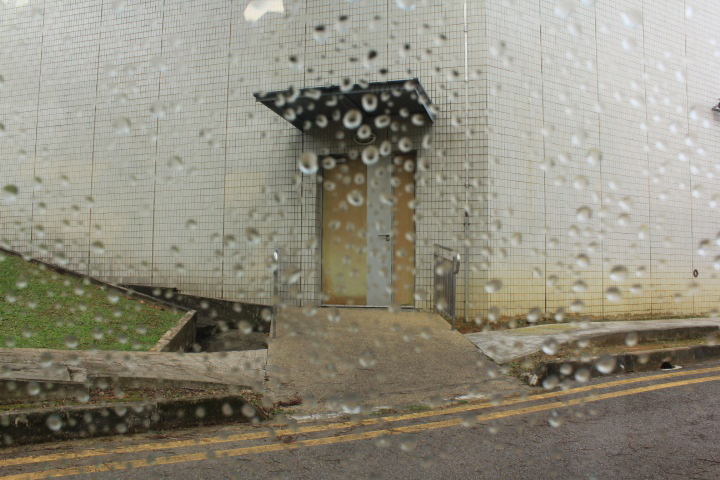
#> input picture tools/test_12.png, 720 x 480 px
$ python dashcam_enhancer_optimized.py .
#> lines starting #> are read from the running program, lines starting #| are printed output that depends on the picture; after the words box and inside, x2 and y2 are one past the last pixel; in counts of white or black regions, pixels touching at a corner belong together
"""
UPDATED: Dashcam Video Enhancement System with Optimized Retinex Parameters
Now loads parameters from optimized_retinex.yaml (trained on your data!)

Usage:
    python dashcam_enhancer.py input.jpg enhanced_output/
"""

import os
import sys
import cv2
import numpy as np
import yaml
import time
from pathlib import Path

# Import metrics
try:
    from skimage.metrics import structural_similarity as ssim
    from skimage.metrics import peak_signal_noise_ratio as psnr
    print("✓ Advanced metrics available")
except ImportError:
    print("⚠ Advanced metrics not available - using basic metrics only")
    ssim = None
    psnr = None


class OptimizedDashcamEnhancer:
    """
    Dashcam enhancer with TRAINED parameters from optimized_retinex.yaml
    """

    def __init__(self, config_path='optimized_retinex.yaml'):
        """
        Initialize enhancer with optimized parameters

        Args:
            config_path: Path to optimized_retinex.yaml
        """
#> pass 2 of the loop in batch_enhance, `for ext in image_extensions:`:
        self.config_path = config_path

        # Load optimized configuration
        if os.path.exists(config_path):
            print(f"\n{'='*70}")
            print(f"LOADING OPTIMIZED PARAMETERS")
            print(f"{'='*70}")
            print(f"Config file: {config_path}")

            with open(config_path, 'r') as f:
                config = yaml.safe_load(f)

            # Extract Retinex parameters
            retinex_config = config['retinex_enhancement']
            self.scales = retinex_config['scales']
            self.weights = retinex_config['weights']
            self.gamma = retinex_config['gamma_correction']
            self.contrast_strength = retinex_config.get('contrast_strength', 1.2)
            self.percentile_low = retinex_config.get('percentile_low', 2)
            self.percentile_high = retinex_config.get('percentile_high', 98)

            # Show training info
            if 'training_info' in config:
                info = config['training_info']
                print(f"\nTraining Info:")
                print(f"  Training pairs: {info.get('num_training_pairs', 'N/A')}")
                print(f"  Best score: {info.get('best_score', 'N/A'):.4f}")
                print(f"  Avg SSIM: {info.get('avg_ssim', 'N/A'):.4f}")
                print(f"  Avg PSNR: {info.get('avg_psnr', 'N/A'):.2f} dB")
                print(f"  Training date: {info.get('training_date', 'N/A')}")
                print(f"  Method: {info.get('method', 'N/A')}")

            print(f"\nOptimized Parameters:")
            print(f"  Scales: {self.scales}")
            print(f"  Weights: {[f'{w:.3f}' for w in self.weights]}")
            print(f"  Gamma: {self.gamma:.3f}")
            print(f"  Contrast: {self.contrast_strength:.2f}")
            print(f"{'='*70}\n")

        else:
            print(f"⚠ Warning: Config not found: {config_path}")
            print(f"⚠ Using default parameters (not optimized)")

            # Fallback to defaults
            self.scales = [15, 80, 250]
            self.weights = [0.4, 0.4, 0.2]
            self.gamma = 0.75
            self.contrast_strength = 1.2
            self.percentile_low = 2
            self.percentile_high = 98

    # [52 lines left out: function multi_scale_retinex, not called in this run]

    def enhance_image(self, image_path, output_dir='enhanced_output'):
        """
        Enhance a single dashcam image

        Args:
            image_path: Path to input image
            output_dir: Directory to save enhanced image

        Returns:
            Dictionary with paths and metrics
        """
#> called with image_path = 'test_12.png', output_dir = 'enhanced_output'
        # Create output directory
        os.makedirs(output_dir, exist_ok=True)

        # Read image
        image = cv2.imread(image_path)
#> image is the input picture: shape (480, 720, 3); mean B, G, R 125, 140, 143.9
        if image is None:
            print(f"❌ Error: Could not read image: {image_path}")
            return None

        # Convert BGR to RGB
        image_rgb = cv2.cvtColor(image, cv2.COLOR_BGR2RGB)

        # Record start time
        start_time = time.time()

        # Apply optimized Retinex enhancement
        print(f"\n{'='*70}")
        print(f"ENHANCING IMAGE WITH OPTIMIZED PARAMETERS")
        print(f"{'='*70}")
        print(f"Input: {os.path.basename(image_path)}")
        print(f"Size: {image_rgb.shape[1]}x{image_rgb.shape[0]}")
#| Size: 720x480

        enhanced_rgb = self.glare_aware_retinex(image_rgb)

        processing_time = time.time() - start_time

        print(f"Processing time: {processing_time:.3f} seconds")

        # Calculate metrics if available
        metrics = {}
        if ssim is not None and psnr is not None:
            # Convert to grayscale for metrics
            orig_gray = cv2.cvtColor(image_rgb, cv2.COLOR_RGB2GRAY)
            enh_gray = cv2.cvtColor(enhanced_rgb, cv2.COLOR_RGB2GRAY)

            # Calculate improvement metrics
            contrast_orig = np.std(orig_gray)
            contrast_enh = np.std(enh_gray)
            brightness_orig = np.mean(orig_gray)
            brightness_enh = np.mean(enh_gray)

            metrics = {
                'contrast_original': float(contrast_orig),
                'contrast_enhanced': float(contrast_enh),
                'contrast_improvement': float(contrast_enh - contrast_orig),
                'brightness_original': float(brightness_orig),
                'brightness_enhanced': float(brightness_enh),
                'processing_time': processing_time
            }

            print(f"\nQuality Metrics:")
            print(f"  Contrast: {contrast_orig:.2f} → {contrast_enh:.2f} (+{contrast_enh-contrast_orig:.2f})")
            print(f"  Brightness: {brightness_orig:.2f} → {brightness_enh:.2f}")

        # Generate output filename
        base_name = Path(image_path).stem
        enhanced_path = os.path.join(output_dir, f"{base_name}_enhanced.jpg")

        # Save enhanced image
        enhanced_bgr = cv2.cvtColor(enhanced_rgb, cv2.COLOR_RGB2BGR)
        cv2.imwrite(enhanced_path, enhanced_bgr)

        # Create comparison image (side by side)
        comparison = np.hstack([image, enhanced_bgr])
        comparison_path = os.path.join(output_dir, f"{base_name}_comparison.jpg")
        cv2.imwrite(comparison_path, comparison)

        print(f"\n✓ Enhanced image saved: {enhanced_path}")
        print(f"✓ Comparison saved: {comparison_path}")
        print(f"{'='*70}\n")

        return {
            'input_path': image_path,
            'enhanced_path': enhanced_path,
            'comparison_path': comparison_path,
            'metrics': metrics,
            'processing_time': processing_time
        }

    def detect_saturated_regions(self, image, threshold=240):
        """
        Detect overexposed glare regions (taillights)

        Args:
            image: RGB image
            threshold: Saturation threshold (default 240)

        Returns:
            Binary mask of saturated regions
        """
#> called with threshold = 240
        # Find pixels where ANY channel is saturated
        max_channel = np.max(image, axis=2)
        saturated_mask = (max_channel > threshold).astype(np.float32)
#> saturated_mask: shape (480, 720) float32; values 0 (black) and 1 (white), 0.04% white in thin lines or dots, all inside (x1, y1, x2, y2) = (253, 8, 720, 243)

        # Dilate mask to capture glare bloom
        kernel = cv2.getStructuringElement(cv2.MORPH_ELLIPSE, (15, 15))
        saturated_mask = cv2.dilate(saturated_mask, kernel, iterations=2)
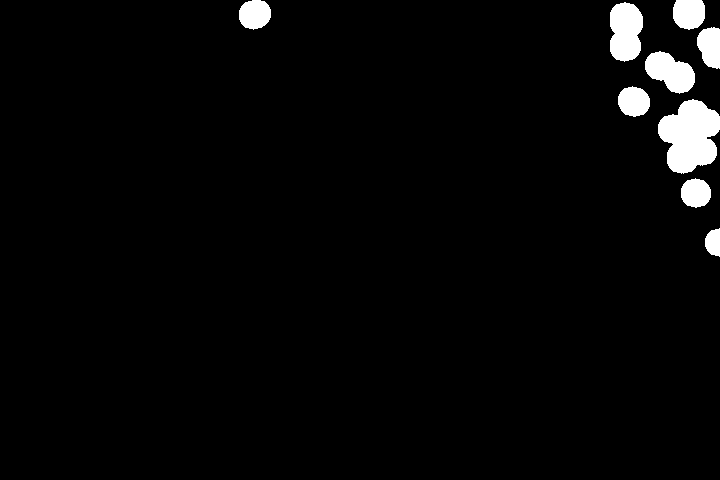
#> saturated_mask: shape (480, 720) float32; values 0 (black) and 1 (white), 3% white; 9 white regions, largest, box (x1, y1, x2, y2) and area: (658, 99, 720, 174) 3238, (610, 2, 643, 62) 1623, (645, 51, 695, 94) 1370

        return saturated_mask

    def glare_aware_retinex(self, image):
        """
        Apply Retinex with GLARE SUPPRESSION for taillights

        Args:
            image: Input RGB image (numpy array)

        Returns:
            Enhanced RGB image with reduced glare
        """
        # 1. DETECT SATURATED REGIONS (taillights)
        saturation_mask = self.detect_saturated_regions(image, threshold=240)

        # 2. CLIP SATURATED PIXELS before Retinex
        # This prevents log domain explosion
        img_clipped = image.copy().astype(np.float64)
        for c in range(3):
            channel = img_clipped[:, :, c]
            # Cap at 95th percentile to reduce glare
            p95 = np.percentile(channel, 95)
            channel[saturation_mask > 0.5] = np.minimum(
                channel[saturation_mask > 0.5],
                p95
            )
            img_clipped[:, :, c] = channel
#> this loop made 3 passes
#> p95 on passes 1 to 3: 208, 208, 204
#> channel: shape (480, 720) float64; min 0, max 240, mean 124.7
#> img_clipped: shape (480, 720, 3) float64; mean R, G, B 143.7, 139.9, 124.7

        # 3. APPLY RETINEX on clipped image
        img_clipped = img_clipped + 1.0
        log_img = np.log(img_clipped)

        msr_result = np.zeros_like(log_img)

        # Use SMALLER scales to reduce halo artifacts
        # Larger scales create bloom around bright sources
        scales_glare = [10, 40, 120]  # Smaller than your [20, 100, 300]
        weights_glare = [0.5, 0.3, 0.2]  # More weight on small scale

        for scale, weight in zip(scales_glare, weights_glare):
            blurred = cv2.GaussianBlur(log_img, (0, 0), scale)
            single_scale = log_img - blurred
            msr_result += weight * single_scale
#> this loop made 3 passes
#> pass 1, in glare_aware_retinex, `blurred = cv2.GaussianBlur(log_img, (0, 0), scale)`:
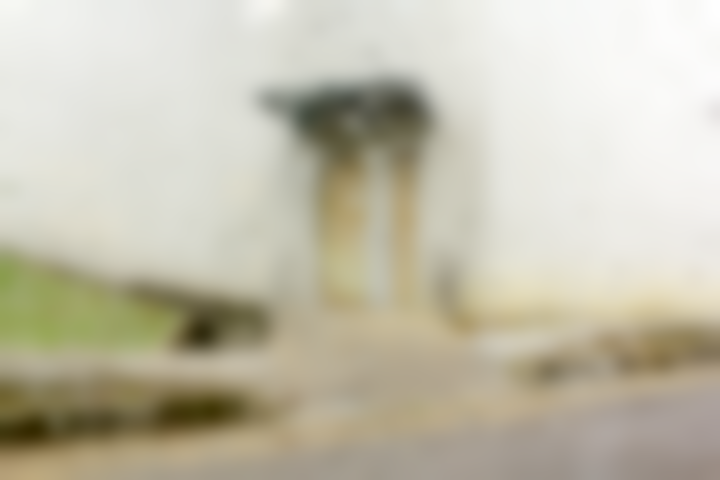
#> blurred: shape (480, 720, 3) float64; mean R, G, B 4.91, 4.87, 4.72; drawn with min black and max white

        # 4. CONVERT BACK with suppression constraint
        enhanced = np.exp(msr_result) - 1.0

        # 5. GLARE SUPPRESSION LOSS (from paper)
        # Ensure L * R_hat <= I (prevents over-brightening)
        illumination = cv2.GaussianBlur(image.astype(np.float64), (0, 0), 50)
        illumination = illumination / 255.0

        for c in range(3):
            channel = enhanced[:, :, c]

            # Apply suppression in saturated regions
            suppression_factor = 1.0 - (saturation_mask * 0.7)
            channel = channel * suppression_factor

            # Percentile normalization
            p_low = np.percentile(channel, self.percentile_low)
            p_high = np.percentile(channel, 92)  # Lower than 98 to reduce glare

            channel = np.clip((channel - p_low) / (p_high - p_low + 1e-8), 0, 1)
            enhanced[:, :, c] = channel
#> this loop made 3 passes
#> (p_low, p_high) on passes 1 to 3: (-0.498, 0.218), (-0.505, 0.221), (-0.546, 0.269)
#> pass 1, in glare_aware_retinex, `channel = enhanced[:, :, c]`:
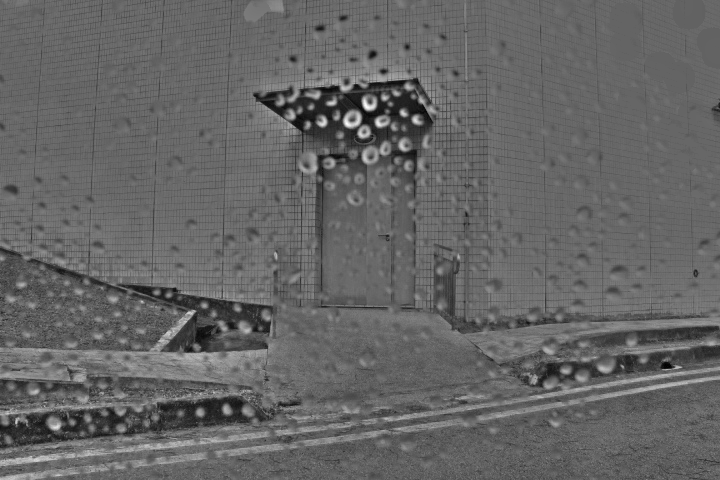
#> channel: shape (480, 720) float64; min -0.881, max 1.38, mean 0.0197; drawn with min black and max white
#> after the loop:
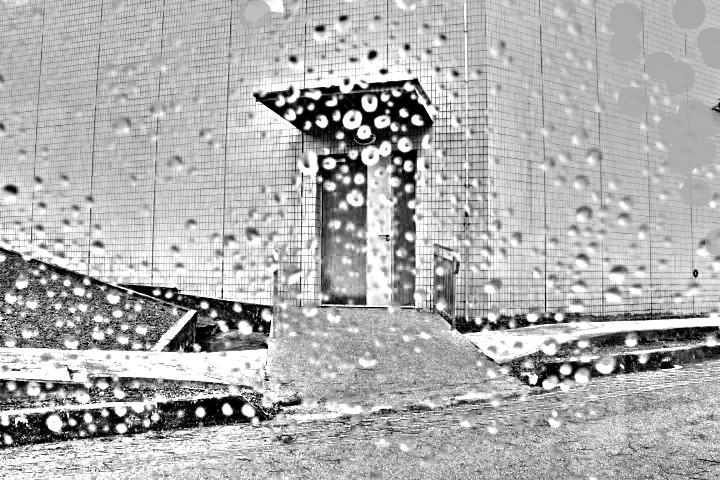
#> channel: shape (480, 720) float64; min 0, max 1, mean 0.688

        # 6. REDUCED GAMMA for glare regions
        # Lower gamma darkens bright areas
        gamma_map = np.ones_like(saturation_mask) * self.gamma
        gamma_map[saturation_mask > 0.5] = 0.6  # Darker gamma for glare

        for c in range(3):
            enhanced[:, :, c] = np.power(enhanced[:, :, c], gamma_map)
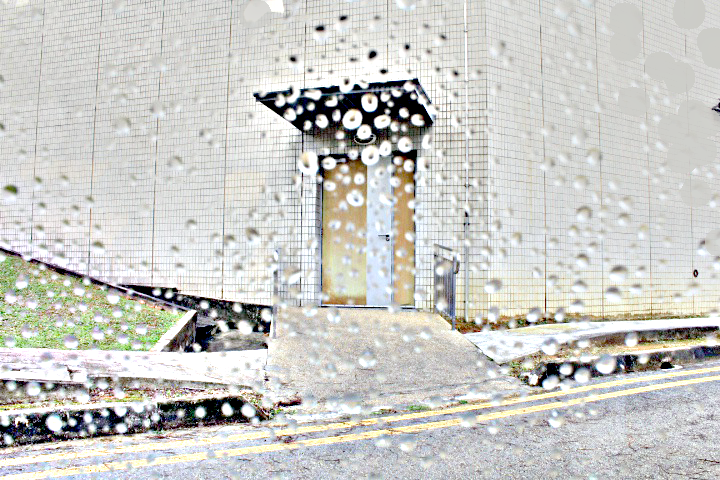
#> enhanced: shape (480, 720, 3) float64; mean R, G, B 0.797, 0.798, 0.781

        # 7. FINAL ADJUSTMENTS
        enhanced = enhanced * self.contrast_strength
        enhanced = np.clip(enhanced, 0, 1)

        # 8. BLEND with original in saturated regions
        # Preserve some original detail
        enhanced_bgr = enhanced.copy()
        original_normalized = image.astype(np.float64) / 255.0

        blend_weight = saturation_mask[:, :, np.newaxis] * 0.5
        enhanced = (1 - blend_weight) * enhanced + blend_weight * original_normalized

        enhanced = (enhanced * 255).astype(np.uint8)

        return enhanced

    def batch_enhance(self, input_dir, output_dir='batch_enhanced'):
        """
        Enhance all images in a directory

        Args:
            input_dir: Directory containing input images
            output_dir: Directory to save enhanced images
        """
        # Find all images
        image_extensions = ['.jpg', '.jpeg', '.png', '.bmp']
        image_files = []

        for ext in image_extensions:
            image_files.extend(Path(input_dir).glob(f'*{ext}'))
            image_files.extend(Path(input_dir).glob(f'*{ext.upper()}'))

        if len(image_files) == 0:
            print(f"❌ No images found in: {input_dir}")
            return

        print(f"\n{'='*70}")
        print(f"BATCH ENHANCEMENT")
        print(f"{'='*70}")
        print(f"Input directory: {input_dir}")
        print(f"Output directory: {output_dir}")
        print(f"Images to process: {len(image_files)}")
        print(f"{'='*70}\n")

        results = []

        for i, image_path in enumerate(image_files, 1):
            print(f"\n[{i}/{len(image_files)}] Processing: {image_path.name}")

            result = self.enhance_image(str(image_path), output_dir)
#> in enhance_image, `enh_gray = cv2.cvtColor(enhanced_rgb, cv2.COLOR_RGB2GRAY)`:
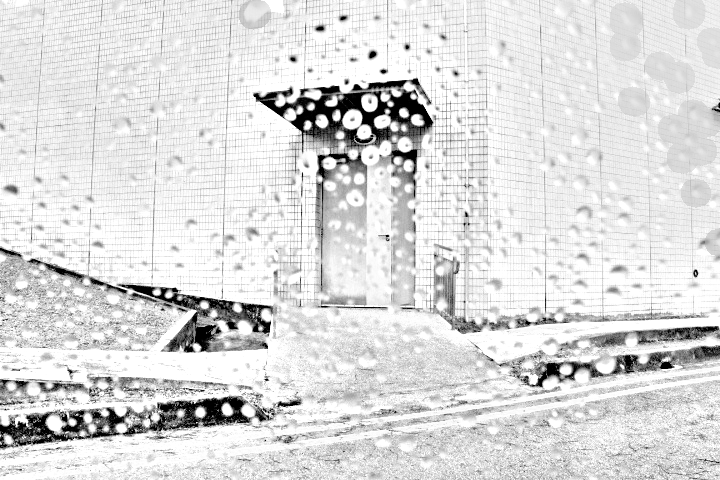
#> enh_gray: shape (480, 720); min 0, max 255, mean 219.1
#> in enhance_image, `contrast_orig = np.std(orig_gray)`: contrast_orig = 47.22
#> in enhance_image, `contrast_enh = np.std(enh_gray)`: contrast_enh = 49.57
#> in enhance_image, `brightness_orig = np.mean(orig_gray)`: brightness_orig = 139.5
#> in enhance_image, `brightness_enh = np.mean(enh_gray)`: brightness_enh = 219.1
#> in enhance_image, `metrics = { 'contrast_original': float(contrast_orig), 'contrast_enhan..`: metrics = {'contrast_original': 47.22, 'contrast_enhanced': 49.57, 'contrast_improvement': 2.35, 'brightness_original': 139.5, 'brightness_enhanced': 219.1, 'processing_time': 3.81}
#|   Contrast: 47.22 → 49.57 (+2.35)
#|   Brightness: 139.45 → 219.15
#> in enhance_image, `comparison = np.hstack([image, enhanced_bgr])`:
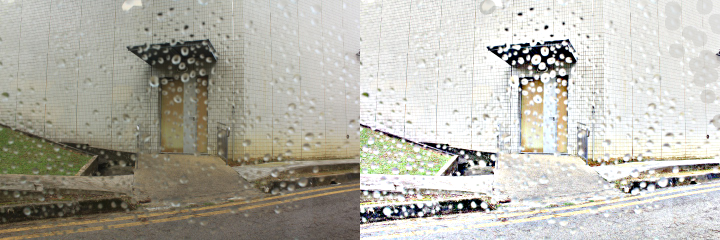
#> comparison: shape (480, 1440, 3) (shown at 1/2 size); mean B, G, R 170.1, 179.9, 181.7
#> result = 5 items
            if result:
                results.append(result)
#> pass 2 of the loop in batch_enhance, `for i, image_path in enumerate(image_files, 1):`:
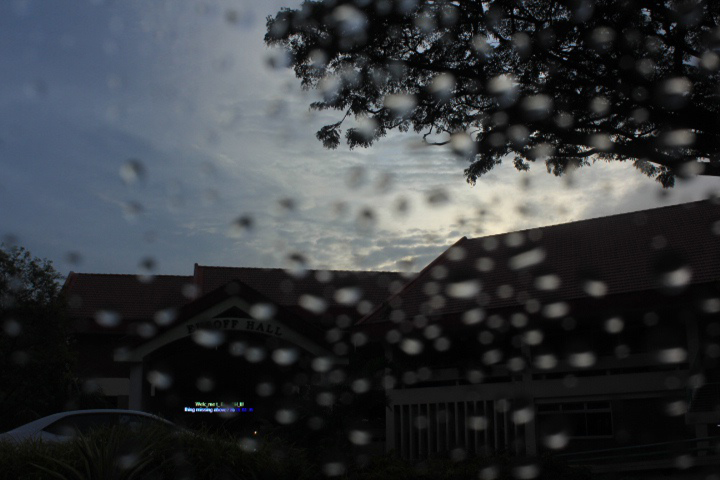
#> input picture tools/test_7.png, 720 x 480 px
#> in enhance_image, image is the input picture: shape (480, 720, 3); mean B, G, R 60.9, 57.6, 54.2
#| Size: 720x480
#> in detect_saturated_regions (call 2), `saturated_mask = (max_channel > threshold).astype(np.float32)`:
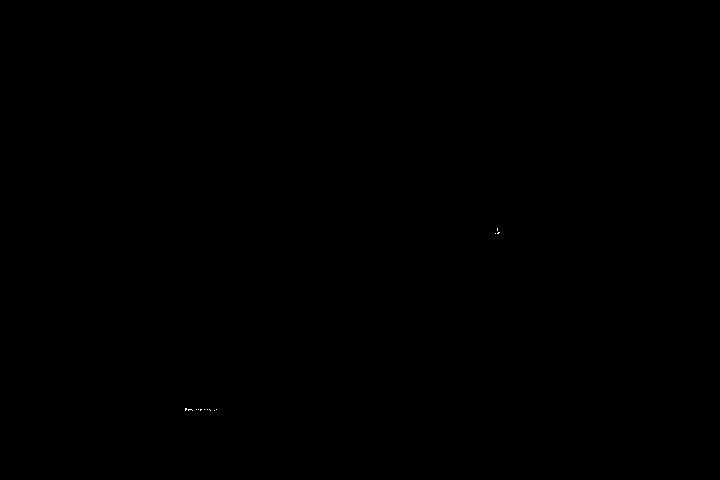
#> saturated_mask: shape (480, 720) float32; values 0 (black) and 1 (white), 0.01% white in thin lines or dots, all inside (x1, y1, x2, y2) = (185, 228, 500, 411)
#> the loop in glare_aware_retinex (call 2), `for c in range(3):` made 3 passes
#> p95 on passes 1 to 3: 159, 164, 161
#> after the loop in glare_aware_retinex (call 2), `for c in range(3):`:
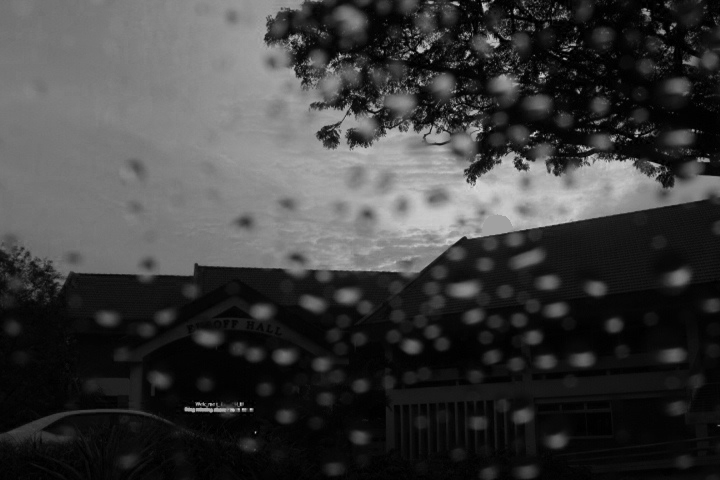
#> channel: shape (480, 720) float64; min 0, max 217, mean 60.8
#> the loop in glare_aware_retinex (call 2), `for c in range(3):` made 3 passes
#> (p_low, p_high) on passes 1 to 3: (-0.749, 1.2), (-0.743, 1.23), (-0.756, 1.25)
#> contrast_orig = 55.75
#> contrast_enh = 63.98
#> brightness_orig = 56.92
#> brightness_enh = 158.2
#> metrics = {'contrast_original': 55.75, 'contrast_enhanced': 63.98, 'contrast_improvement': 8.23, 'brightness_original': 56.92, 'brightness_enhanced': 158.2, 'processing_time': 2.57}
#|   Contrast: 55.75 → 63.98 (+8.23)
#|   Brightness: 56.92 → 158.21

        # Summary
        print(f"\n{'='*70}")
        print(f"BATCH ENHANCEMENT COMPLETE!")
        print(f"{'='*70}")
        print(f"Total processed: {len(results)}/{len(image_files)}")
#| Total processed: 2/2

        if results:
            avg_time = np.mean([r['processing_time'] for r in results])
#> avg_time = 3.19
            print(f"Average processing time: {avg_time:.3f} seconds/image")
#| Average processing time: 3.192 seconds/image

        print(f"Output directory: {output_dir}")
        print(f"{'='*70}\n")

        return results


def main():
    """Main execution function"""

    import argparse

    parser = argparse.ArgumentParser(
        description='Dashcam Enhancement with Optimized Retinex Parameters'
    )
    parser.add_argument('input', help='Input image or directory')
    parser.add_argument('--output', '-o', default='enhanced_output',
                       help='Output directory (default: enhanced_output)')
    parser.add_argument('--config', '-c', default='optimized_retinex.yaml',
                       help='Config file (default: optimized_retinex.yaml)')
    parser.add_argument('--batch', '-b', action='store_true',
                       help='Batch mode (process directory)')

    args = parser.parse_args()

    # Initialize enhancer with optimized parameters
    enhancer = OptimizedDashcamEnhancer(config_path=args.config)

    # Check if input exists
    if not os.path.exists(args.input):
        print(f"❌ Input not found: {args.input}")
        sys.exit(1)

    # Process
    if args.batch or os.path.isdir(args.input):
        # Batch mode
        enhancer.batch_enhance(args.input, args.output)
    else:
        # Single image mode
        result = enhancer.enhance_image(args.input, args.output)

        if result:
            print(f"✓ Enhancement successful!")
            print(f"  Enhanced: {result['enhanced_path']}")
            print(f"  Comparison: {result['comparison_path']}")
        else:
            print(f"❌ Enhancement failed")
            sys.exit(1)


if __name__ == "__main__":
    main()
